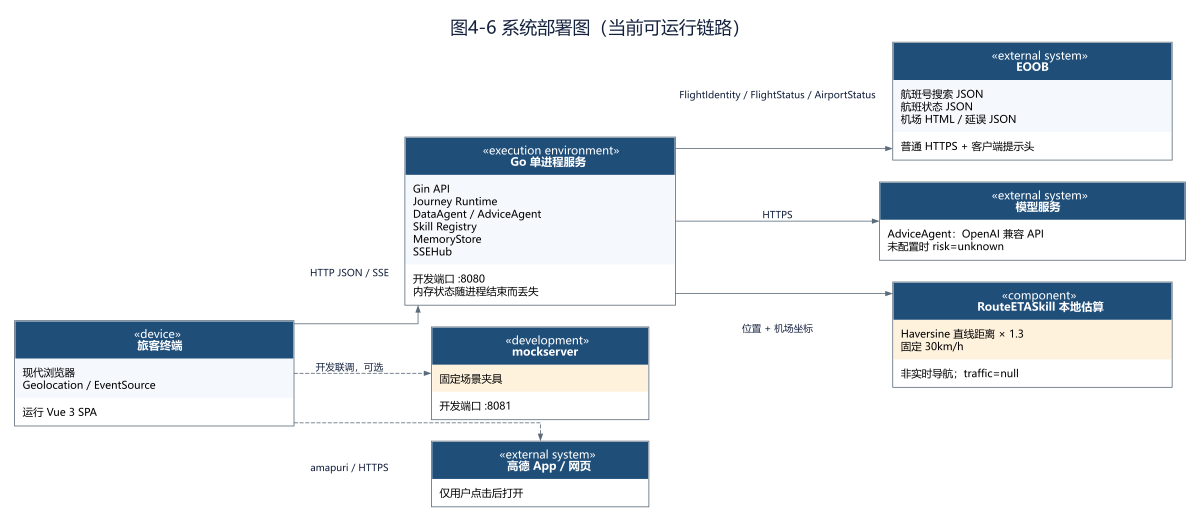
#> input picture .docxwork/out04/images/04_fig016.png, 2400 x 1042 px, found by its file name (shown at 1/2 size); its folder holds 6 pictures in this run
$ python crop5.py
#> lines starting #> are read from the running program, lines starting #| are printed output that depends on the picture
from PIL import Image
import os
base = r"D:\VST DEVELOP\aviation-journey-agent\.docxwork\out04\images"
out = r"D:\VST DEVELOP\aviation-journey-agent\.docxwork\crops"
def crop(name, box, scale, suffix):
#> called with name = '04_fig016.png', box = (400, 600, 1400, 1042), scale = 2, suffix = '_amap'
    im = Image.open(os.path.join(base, name))
#> im is the input picture: PIL image 2400x1042 RGB; mean R, G, B 226.6, 231.5, 236
    c = im.crop(box)
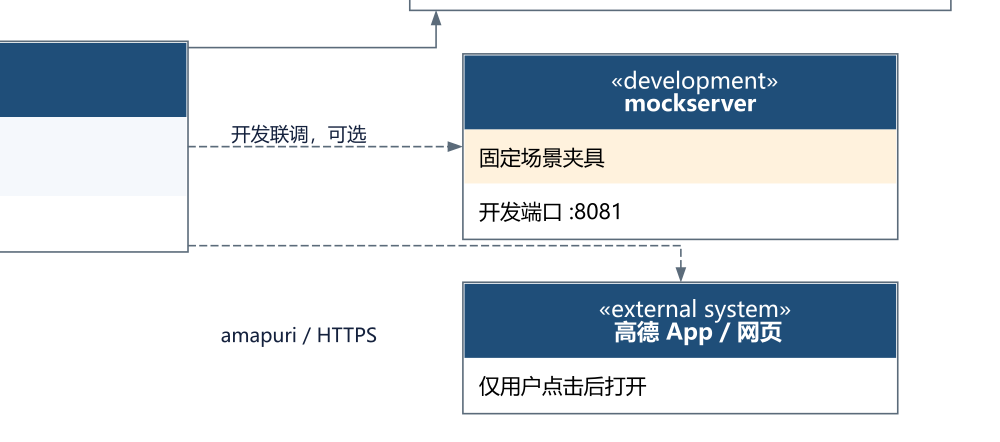
#> c: PIL image 1000x442 RGB; mean R, G, B 212.5, 220, 226.6
    c = c.resize((int(c.width*scale), int(c.height*scale)), Image.LANCZOS)
#> c: PIL image 2000x884 RGB
    p = os.path.join(out, name.replace('.png','')+suffix+'.png')
    c.save(p); print(p, c.size)
#| D:\VST DEVELOP\aviation-journey-agent\.docxwork\crops/04_fig016_amap.png (2000, 884)
crop('04_fig016.png', (400,600,1400,1042), 2, '_amap')
crop('04_fig016.png', (1700,650,2400,1042), 2, '_right')
#> call 2 of crop, with name = '04_fig016.png', box = (1700, 650, 2400, 1042), scale = 2, suffix = '_right'
#> in crop (call 2), `c = im.crop(box)`:
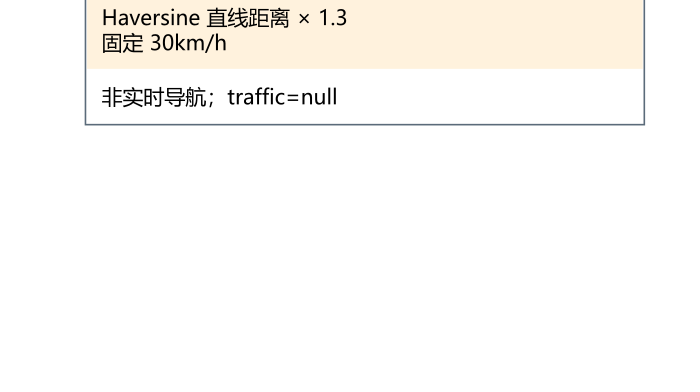
#> c: PIL image 700x392 RGB; mean R, G, B 251.4, 249.7, 247
#| D:\VST DEVELOP\aviation-journey-agent\.docxwork\crops/04_fig016_right.png (1400, 784)
crop('04_fig011.png', (1200,1550,1900,2080), 2, '_right')
#> call 3 of crop, with name = '04_fig011.png', box = (1200, 1550, 1900, 2080), scale = 2, suffix = '_right'
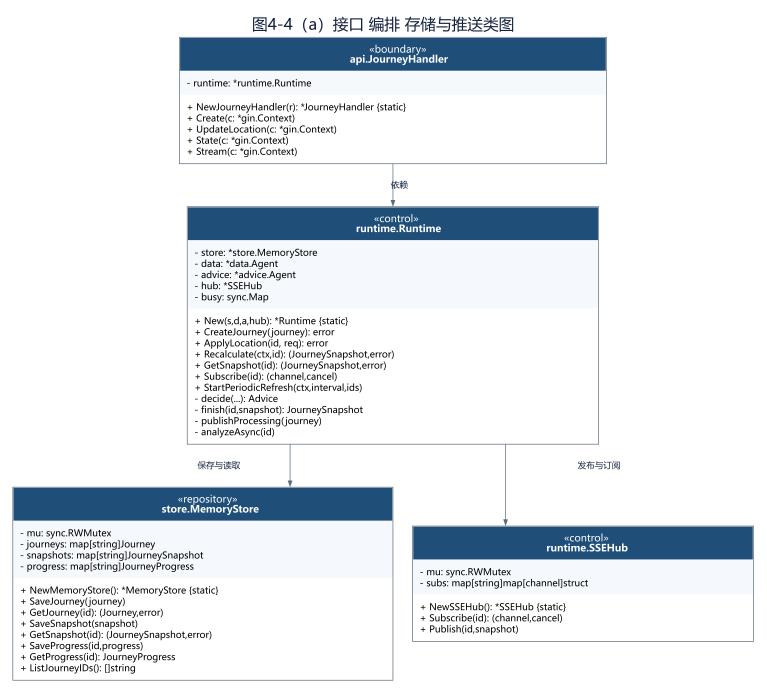
#> input picture .docxwork/out04/images/04_fig011.png, 2300 x 2080 px, found by its file name (shown at 1/3 size)
#> in crop, im is the input picture: PIL image 2300x2080 RGB; mean R, G, B 226.5, 231.4, 236
#> in crop (call 3), `c = im.crop(box)`:
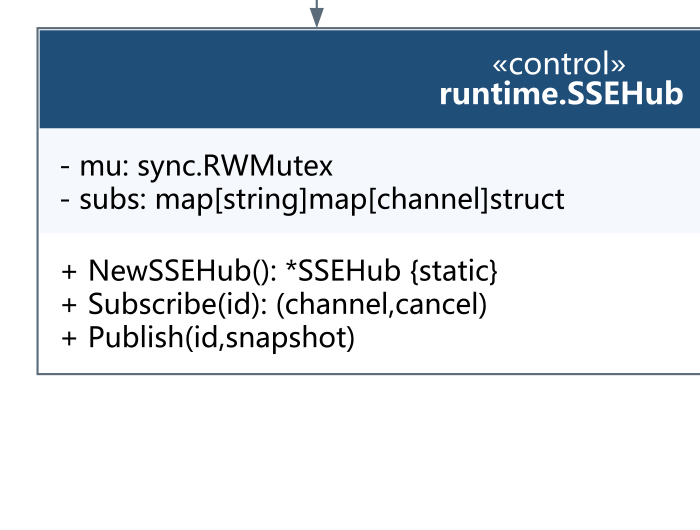
#> c: PIL image 700x530 RGB; mean R, G, B 206.6, 215.1, 223.1
#| D:\VST DEVELOP\aviation-journey-agent\.docxwork\crops/04_fig011_right.png (1400, 1060)
